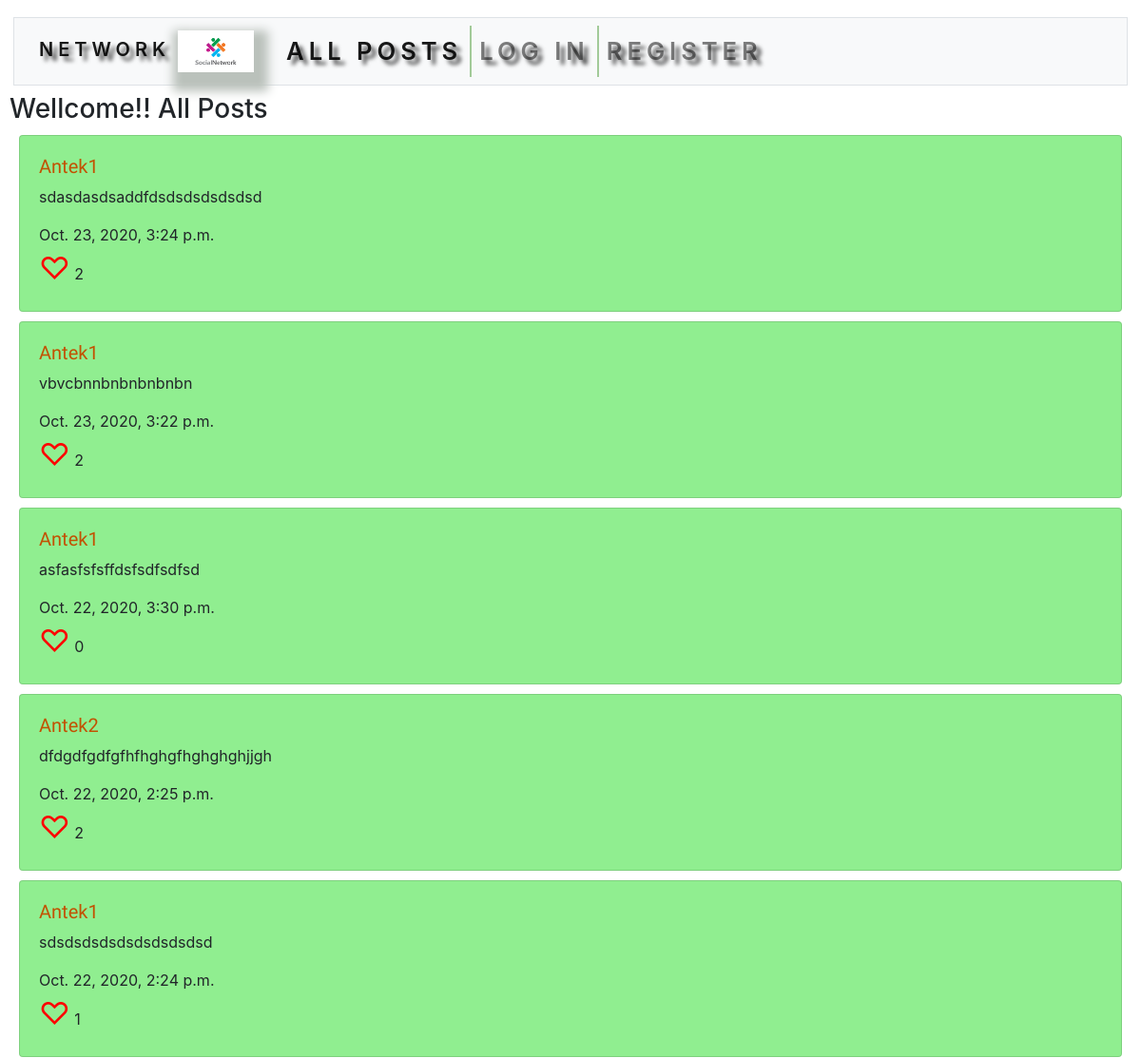
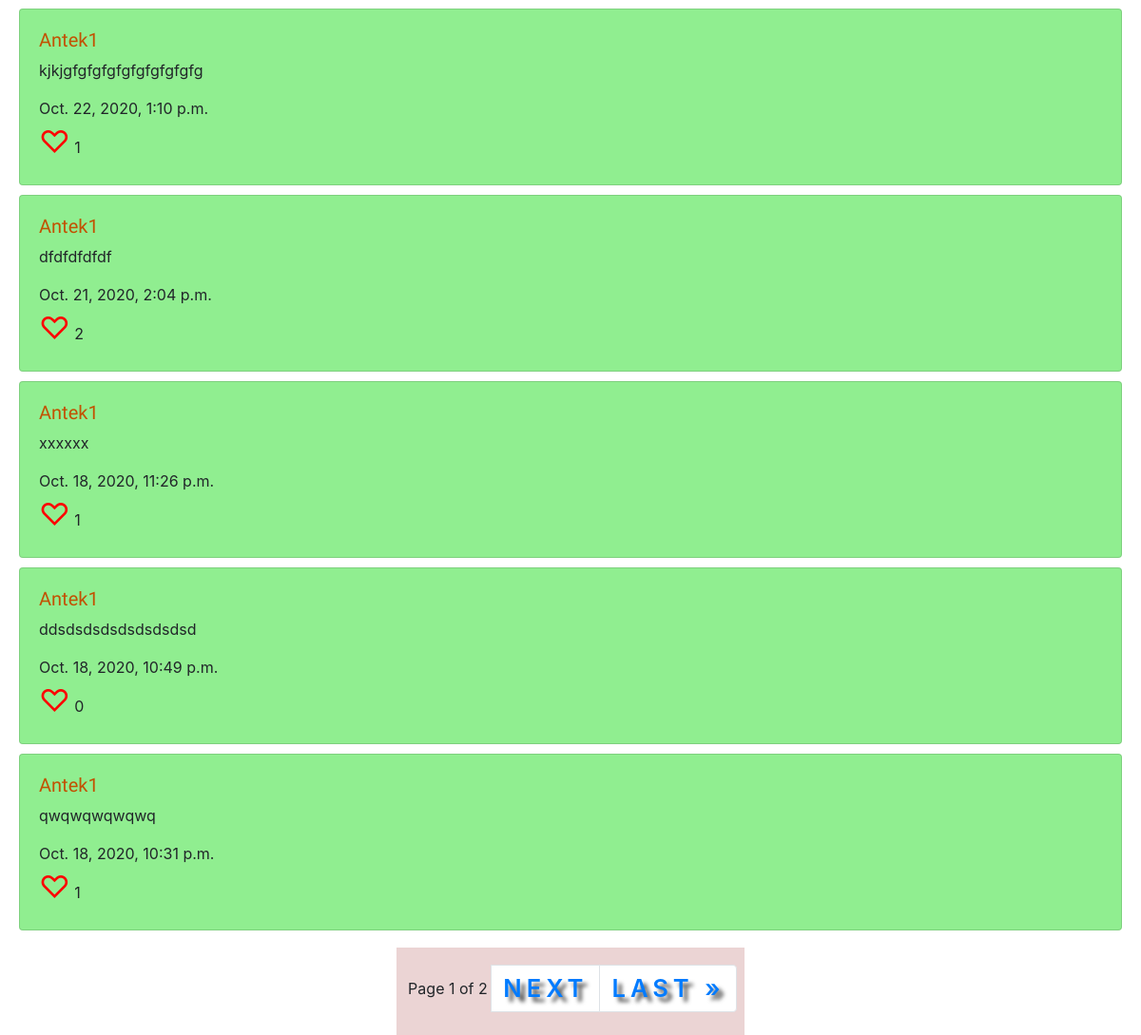
The app's page /, older data (2 pictures, top to bottom).
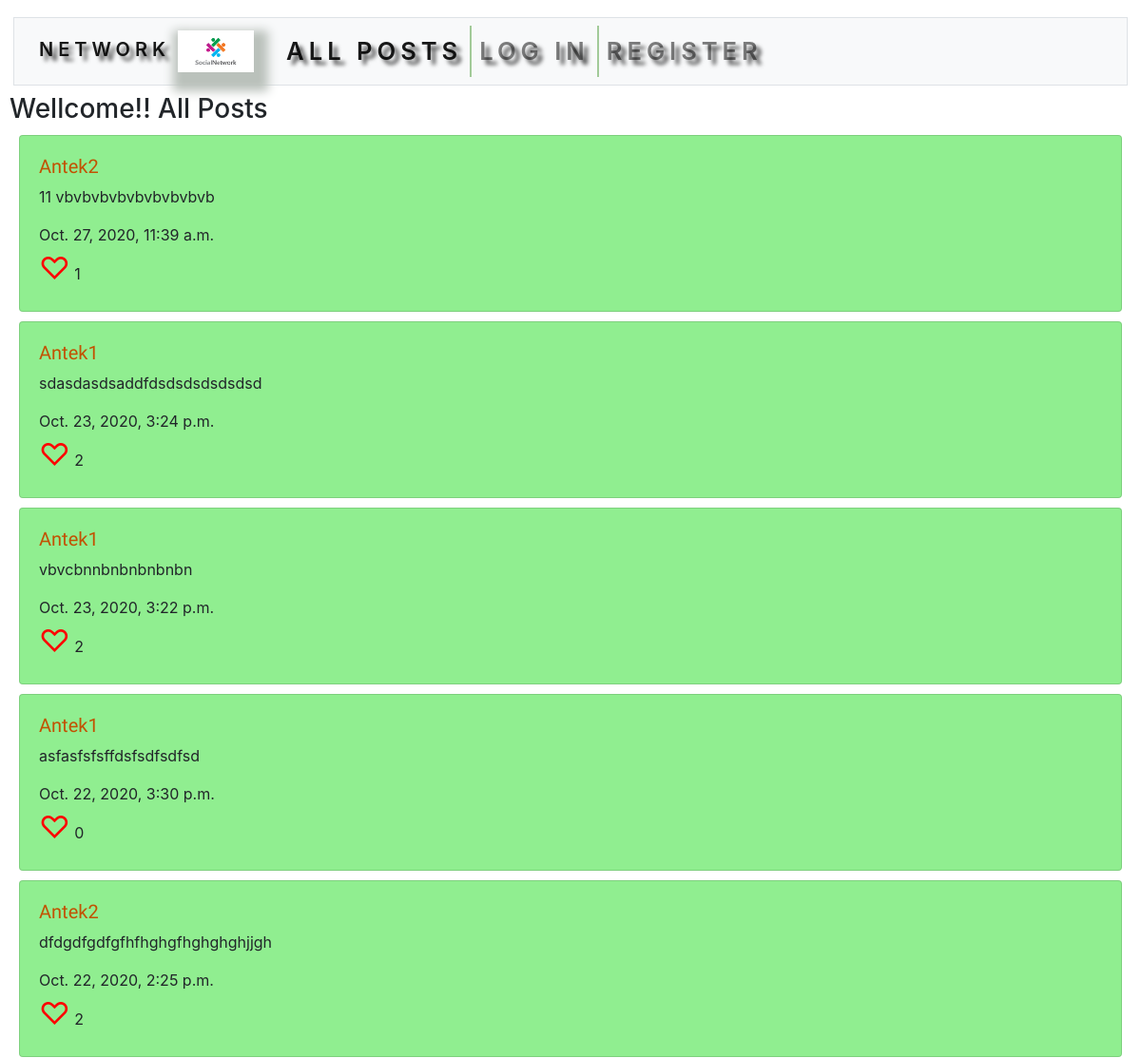
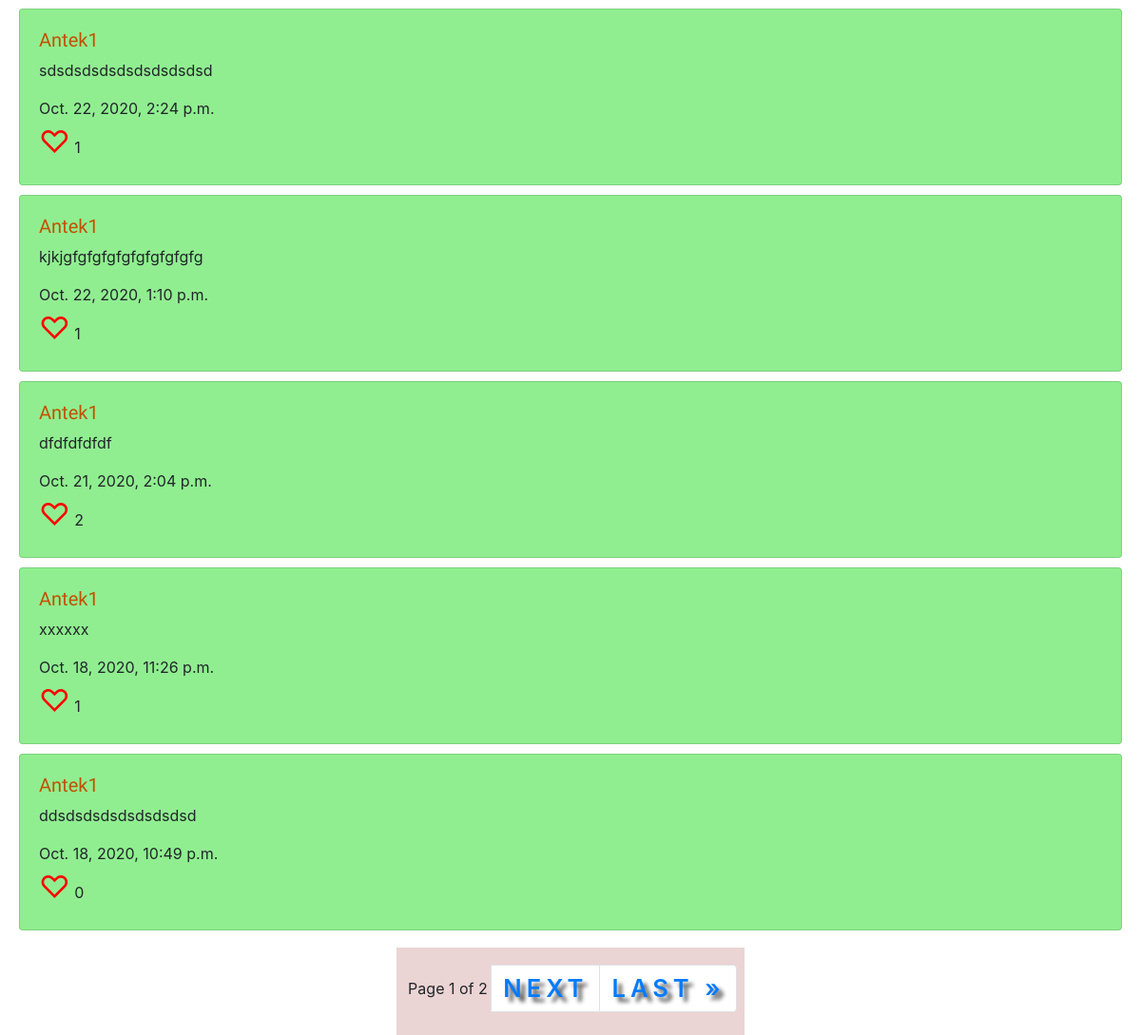
The same page, newer data (2 pictures, top to bottom).
### network/models.py (models this page shows, shortened)
class Post(models.Model):
    user = models.ForeignKey('User', on_delete=models.CASCADE, related_name="posts")
    content = models.TextField(blank=True)
    timestamp = models.DateTimeField(auto_now_add=True)
    likes = models.ManyToManyField('User', related_name="liked_posts", blank=True) #could create a class for likes, but (for now) we only need the user

class User(AbstractUser):
    followers = models.ManyToManyField('self', symmetrical=False, related_name='following', blank=True)

### network/views.py (the view)
# urls.py: path("", views.index, name="index"),
def index(request):
    posts = Post.objects.all().order_by("-timestamp")
    paginator = Paginator(posts, 10)
    page_obj = paginator.get_page(request.GET.get('page'))
    return render(request, "network/index.html", {
        "page_obj": page_obj
    })

### network/templates/network/index.html (shortened to what this page needs)
{% extends "network/layout.html" %}
{% load static %}
{% block body %}
    <h3>Wellcome!! All Posts</h3>
{% endblock %}

### network/templates/network/layout.html (shortened to what this page needs)
{% load static %}
<!DOCTYPE html>
<html lang="en">
    <head>
        <link rel="stylesheet" href="https://stackpath.bootstrapcdn.com/bootstrap/4.4.1/css/bootstrap.min.css">
        <link href="{% static 'network/styles.css' %}" rel="stylesheet">
    </head>
    <body>
        <nav class="navbar navbar-expand-lg navbar-light bg-light mb-sm-4 mx-sm-1 border">
            <a class="navbar-brand" href="{% url 'index' %}">Network<img class="cover" src="{% static 'network/net3.png' %}" width="80" alt="net"></a>
            <div id="navbarNavDropdown" class="collapse navbar-collapse">
              <ul class="navbar-nav mr-auto">
                <li class="nav-item active"><a class="nav-link" href="{% url 'index' %}">All Posts</a></li>
                {% if user.is_authenticated %}
                    <li class="nav-item active"><a class="nav-link" href="{% url 'following' %}">Following</a></li>
                    <li class="nav-item"><a class="nav-link" href="{% url 'logout' %}">Log Out</a></li>
                {% else %}
                    <li class="nav-item"><a class="nav-link" href="{% url 'login' %}">Log In</a></li>
                    <li class="nav-item"><a class="nav-link" href="{% url 'register' %}">Register</a></li>
                {% endif %}
              </ul>
            </div>
          </nav>
        <div class="body">
            {% block body %}
            {% endblock %}
            <div class="posts-paginator">
               {% for post in page_obj %}
                   <div  class="card post-card">
                       <div class="card-body">
                           <a href="{% url 'user' post.user %}"><h5>{{ post.user }}</h5></a>
                           <p id="content-{{ post.id }}" style="white-space: pre-line">{{ post.content }}</p>
                           {{ post.timestamp }}<br>
                           <div onclick="like('{{ post.id }}');">
                               {% if user in post.likes.all %}
                     <a id="heart-{{ post.id }}"><span>&#9829;</span></a>
                               {% else %}
                     <a id="heart-{{ post.id }}"><span>&#9825;</span></a>
                               {% endif %}
                               <span id="counter-{{ post.id }}">{{ post.likes.all.count }}</span>
                           </div>
                       </div>
                   </div>
                   {% empty %}
                    <h5>No posts</h5>
                {% endfor %}
                <div class="container">
                    <div class="row justify-content-center">
                        <nav aria-label="Posts navigation">
                            <ul class="pagination">
                                <span class="current">&nbsp;Page {{ page_obj.number }} of {{ page_obj.paginator.num_pages }}&nbsp;</span>
                                {% if page_obj.has_next %}
                                    <li class="page-item"><a class="page-link" href="?page={{ page_obj.next_page_number }}">next</a></li>
                                    <li class="page-item"><a class="page-link" href="?page={{ page_obj.paginator.num_pages }}">last &raquo;</a></li>
                                {% endif %}
                            </ul>
                        </nav>
                    </div>
                </div>
            </div>
        </div>
    </body>
</html>

Row changes from the older to the newer data that the page shows:
no longer on this page (row unchanged): Post: user "Antek1", content "qwqwqwqwqwq", timestamp "Oct. 18, 2020, 10:31 p.m.", likes.all.count "1"
added Post: user "Antek2", content "11 vbvbvbvbvbvbvbvbvb", timestamp "Oct. 27, 2020, 11:39 a.m.", likes.all.count "1"
